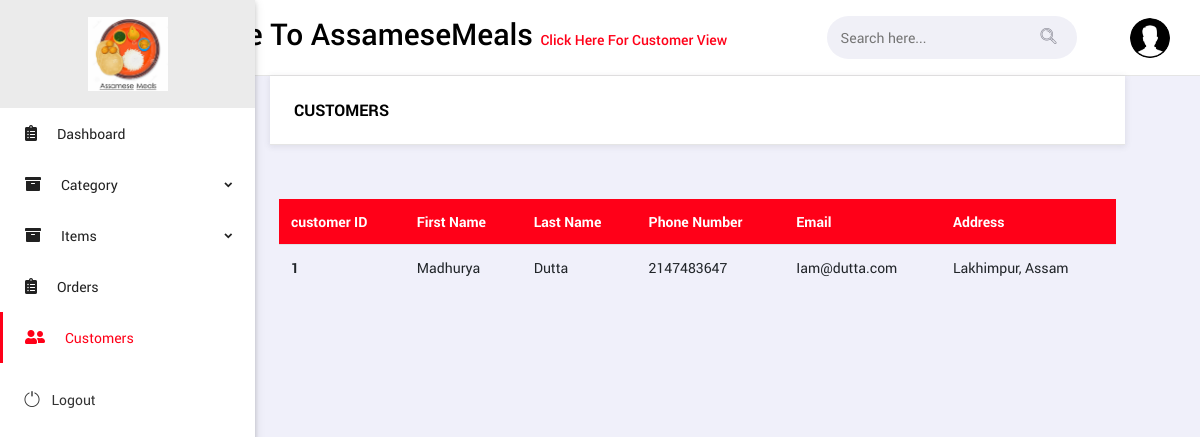
/admin/view_customer.php (signed in), run on an earlier commit of the app's database.
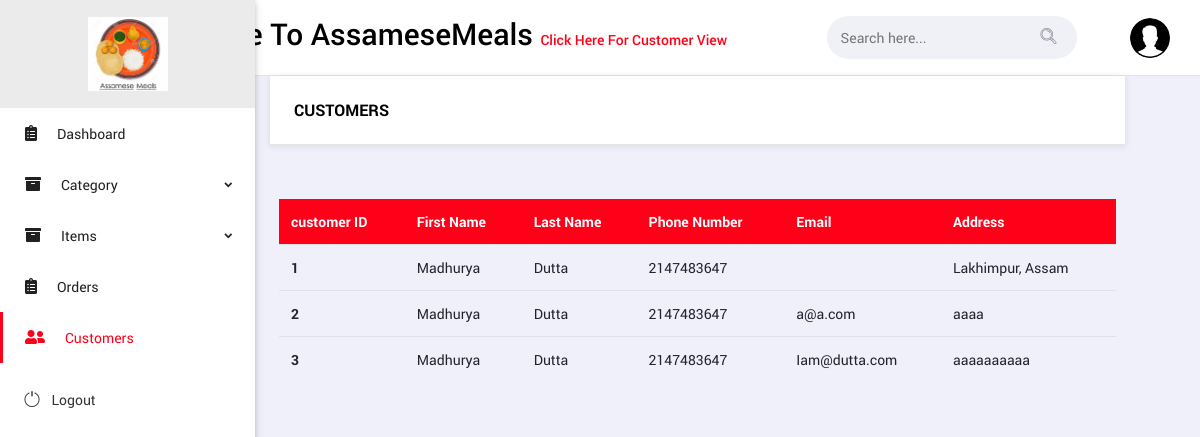
And on a later commit of the database.
### tables this page shows
CREATE TABLE `customer` (
  `cust_id` int(10) NOT NULL,
  `cust_fname` varchar(30) NOT NULL,
  `cust_lname` varchar(30) NOT NULL,
  `cust_password` varchar(30) NOT NULL,
  `email` varchar(30) NOT NULL,
  `phone` int(10) NOT NULL,
  `address` varchar(100) NOT NULL
);

### admin/view_customer.php (the view, shortened to what this page needs)
<?php
include "navbar.php";
$view_customer = mysqli_query($con, "SELECT * FROM `customer`");
?>
<!DOCTYPE html>
<body>
    <main class="body-content">
        <div class="col-12">
            <div class="ms-panel">
                <div class="ms-panel-header">
                    <h6> customers</h6>
                </div>
            </div>
        </div>
        <div class="ms-panel-body">
            <div class="table-responsive">
                <table class="table table-hover thead-primary">
                    <thead>
                        <tr>
                            <th scope="col">customer ID</th>
                            <th scope="col">First Name</th>
                            <th scope="col">Last Name</th>
                            <th scope="col">Phone Number</th>
                            <th scope="col">Email</th>
                            <th scope="col">Address</th>
                        </tr>
                    </thead>
                    <tbody>
                        <?php
                        while ($row = mysqli_fetch_array($view_customer)) {
                        ?>
                            <tr>
                                <th scope="row"><?php echo $row["cust_id"]; ?></th>
                                <td><?php echo $row["cust_fname"]; ?></td>
                                <td><?php echo $row["cust_lname"]; ?></td>
                                <td> <?php echo $row["phone"]; ?></td>
                                <td> <?php echo $row["email"]; ?></td>
                                <td> <?php echo substr($row["address"], 0, 25); ?></td>
                            </tr>
                        <?php
                        }
                        ?>
                    </tbody>
                </table>
            </div>
        </div>
    </main>
</body>
</html>

What changed in the data, as far as the page shows it:
changed customer "Lakhimpur, Assam": email "Iam@dutta.com" → (not shown)
added customer: cust_id "2", cust_fname "Madhurya", cust_lname "Dutta", phone "2147483647", email "a@a.com", address "aaaa"
added customer: cust_id "3", cust_fname "Madhurya", cust_lname "Dutta", phone "2147483647", email "Iam@dutta.com", address "aaaaaaaaaa"
